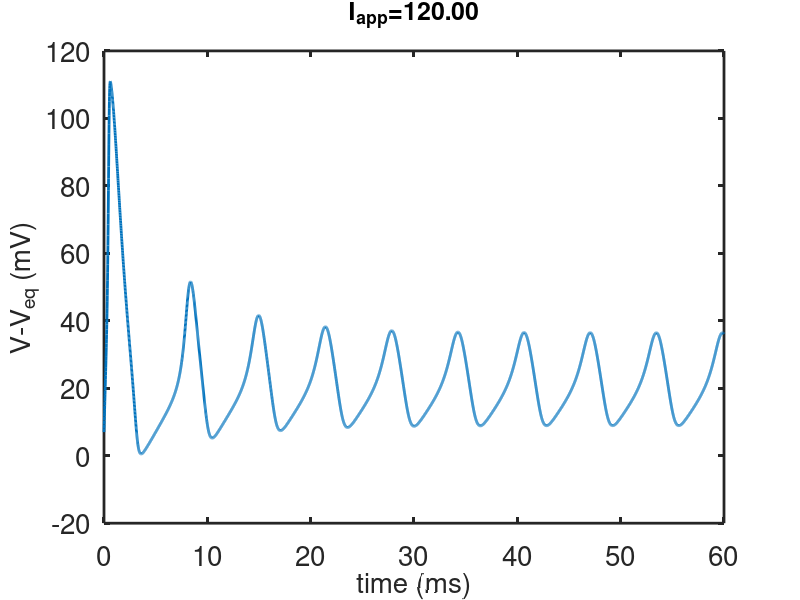
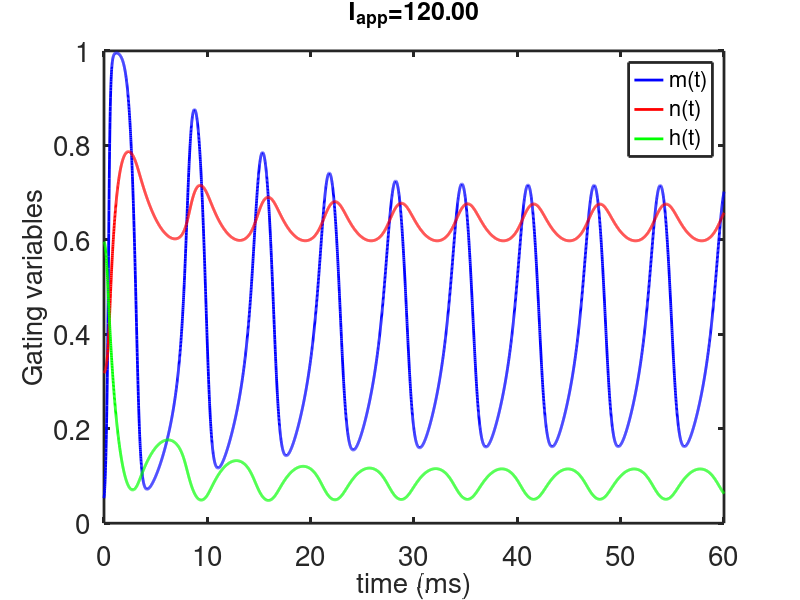
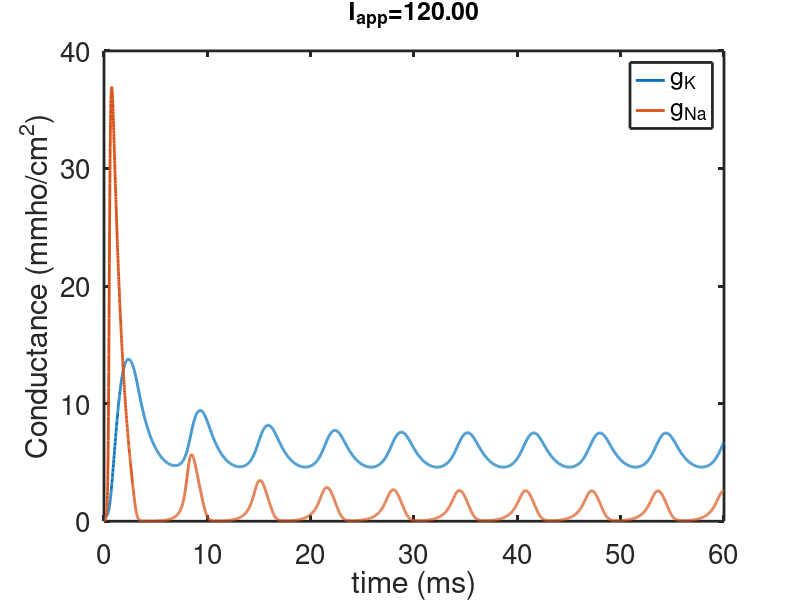

Write the MATLAB code that produced these figures, in order.
% This is a simple ode integrator for the HH equations
 
function hh
 
global gnabar gkbar Vna Vk Vl Inp Veq Tfact Iapp tstim BCL gl
set(0,                           ...
   'defaultaxesfontsize', 20,   ...
   'defaultaxeslinewidth', 2.0, ...
   'defaultlinelinewidth', 2.0);

Veq = 0; %is the original HH formulation
%Veq = -65; % is the physiological formulation

Tfact = 1; % this is the correction factor for temperatures other that 6.3C
%Tfact = 0.977 % correspnds to 0C

%Tfact = 1.085 % corresponds to 30 C.

gnabar = 120.;
gkbar = 36;
gl = 0.3;
 
Vna = Tfact*(115+Veq) - Veq;
Vk = Tfact*(-12+Veq)-Veq;
Vl = Tfact*(10.5988+Veq)-Veq;

tstep = .1;
rn0 = 0.8;

tstim = 0.005;  %This is the length of time of an initial stimulus


%Inp = 3.47;  % this is the amplitude of the initial input stimulus
%Inp = 3.5;
%Inp = 13.4;
Inp = 0;
%Iapp is the amplitude of the steady current stimulus
%Pick one:
 Iapp = 120;
 %Iapp = 20;
 %Iapp = 0;
%BCL = 39;
BCL = 0;

tstep = .01;
if (Iapp>0)
    tend = 60;
else
    tend = 20;
end


% initial data
V = 6.5098;  %The voltage threshold
V = 7;
%V = Veq;
m = 0.0529;
h = 0.5961;
n = 0.3177;

%specify the output points
tspan = [0:tstep:tend];

s0 = [V;m;h;n];

[T,S] = ode23(@deRHS,tspan, s0, odeset('maxstep',1));  
V = S(:,1);
m = S(:,2);
h = S(:,3);
n = S(:,4);


% currents;
gna=gnabar*m.^3.*h;
 
gk=gkbar*n.^4;
Icl=gl*(V-Vl);
Ina=gna.*(V-Vna);
Ik=gk.*(V-Vk);

% figure(4)
% plot( Ina,Ik,'linewidth',2)
% xlabel('I_{Na}')
% ylabel('I_K')
% 
 
 
% figure(3)
% plot(n,h,'linewidth',2)
% xlabel('n','fontsize',20)
% ylabel('h','fontsize',20)

figure(1)
plot(T,V,'linewidth',2)
axis([0 tend -20 120])
xlabel('time (ms)','fontsize',20)
ylabel('V-V_{eq} (mV)','fontsize',20)
formatSpecF = '%5.2f\n';
 
 title(strcat('I_{app}= ',sprintf(formatSpecF,Iapp)),'fontsize',18)
 
 
figure(2)
plot(T,m,'b',T,n,'r',T,h,'g',  'linewidth',2)
legend('m(t)','n(t)','h(t)','fontsize',16)
xlabel('time (ms)','fontsize',20)
ylabel('Gating variables','fontsize',20)
axis([0 tend 0 1])
 title(strcat('I_{app}= ',sprintf(formatSpecF,Iapp)),'fontsize',18)
 
 figure(3)
 plot(T, gk,T, gna)
xlabel('time (ms)')
ylabel('Conductance (mmho/cm^2)')
legend('g_K','g_{Na}')
 title(strcat('I_{app}= ',sprintf(formatSpecF,Iapp)),'fontsize',18)
end

%the right hand side for the simulation:
function s_prime=deRHS(t,s)
global gnabar gkbar Vna Vk Vl Inp Veq   Iapp tstim BCL gl 

%the original HH formulation has 
V = s(1)-Veq;
m = s(2);
h = s(3);
n = s(4);
 
Input = Inp/cosh(mod(t,BCL)-BCL/10) +Iapp;
 
AM=.1*(25.-V)./(exp(.1*(25.-V))-1.);
BM=4.*exp(-V/18);
AH=.07*exp(-V/20.);
BH=1./(exp(.1*(30.-V))+1.);
AN=.01*(10.-V)./(exp(.1*(10.-V))-1.);
BN=.125*exp(-V/80.);

Minf = AM./(AM+BM);



Fm=AM*(1.-m)-BM*m;
Fh=AH*(1.-h)-BH*h;
Fn=AN*(1.-n)-BN*n;
gna=gnabar*m.^3.*h;
%gnainf=gnabar*Minf.^3.*h;
gk=gkbar*n.^4;
Icl=gl*(V-Vl);

Fv = -gna*(V-Vna)-gk*(V-Vk)-Icl;

s_prime = [Fv+Input Fm Fh Fn]';

end

 
